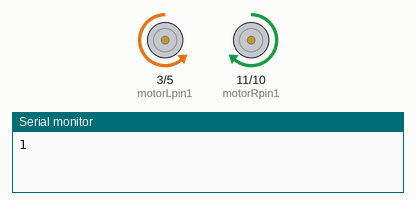
The sketch below on a simulated Arduino Uno, built with avr-gcc and run on an emulated ATmega328P. Parts: motor-driver pin pairs drawn as motors (green arrow = first pin HIGH = forward, orange = second pin HIGH = backward, longer = more drive, scaled by the enable pin), the last lines printed to the serial monitor. At 25.7 s the program stops and its outputs stay as they are.

Above: at 0.3 s.
At 11.5 s:
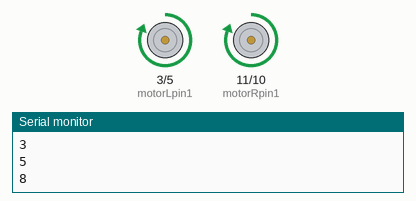
At 25.8 s:
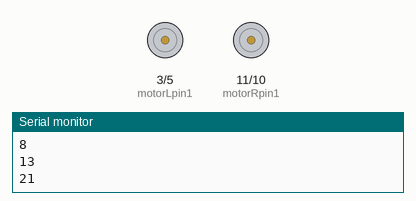
Timing chart, 0 to 27.2 s (numbered marks = the images above):
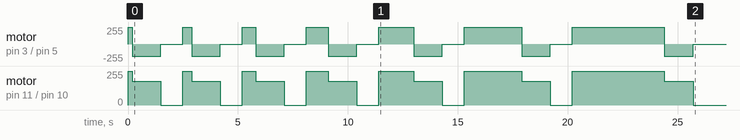

The sketch:

fibonacci.ino
```cpp
//L293D
//Motor A
const int motorLpin1  = 3;
const int motorLpin2  = 5;
const int speedmotorL  = 6;
//Motor B
const int motorRpin1  = 11;
const int motorRpin2  = 10;
const int speedmotorR  = 9;

int cmd;


void setup(){
    Serial.begin(9600);
    //Set pins as outputs
    pinMode(motorRpin1, OUTPUT);
    pinMode(motorRpin2, OUTPUT);
    pinMode(motorLpin1, OUTPUT);
    pinMode(motorLpin2, OUTPUT);
    pinMode(speedmotorR, OUTPUT);
    pinMode(speedmotorL, OUTPUT);

}

void rotateLeft(int duration){
    //robot left rotation
    //duration in ms
    analogWrite(speedmotorR,180);
    analogWrite(speedmotorL,180);

    digitalWrite(motorRpin1, HIGH);
    digitalWrite(motorRpin2, LOW);
    digitalWrite(motorLpin1, LOW);
    digitalWrite(motorLpin2, HIGH);

    delay(duration);
}

void rotateRight(int duration){
    //robot right rotation
    //duration in ms
    analogWrite(speedmotorR,180);
    analogWrite(speedmotorL,180);

   digitalWrite(motorRpin1, LOW);
    digitalWrite(motorRpin2, HIGH);
    digitalWrite(motorLpin1, HIGH);
    digitalWrite(motorLpin2, LOW);

    delay(duration);
}

void forwardMotors(int duration, int speedL=255, int speedR=255){
    // robot moves forward
    //duration in ms
    analogWrite(speedmotorR,speedL);
    analogWrite(speedmotorL,speedR);
    digitalWrite(motorRpin1, HIGH);
    digitalWrite(motorRpin2, LOW);
    digitalWrite(motorLpin1, HIGH);
    digitalWrite(motorLpin2, LOW);
    delay(duration);
}

void stopMotors(){
    // robot stops

    digitalWrite(motorRpin1, LOW);
    digitalWrite(motorRpin2, LOW);
    digitalWrite(motorLpin1, LOW);
    digitalWrite(motorLpin2, LOW);
}

int f1=1;
int f2=1;
int f3;
int distance;

void loop(){
  f3 = f2+f1;
  f1 = f2;
  f2 = f3;
  Serial.println(f1);
  distance = 200*f1;
  forwardMotors(distance);
  rotateLeft(1300);
  stopMotors();
  if (f2 > 21) {
    exit(0);
  }
  delay(1000);
}
  /* int semicirc = 5000;
  forwardMotors(180,240,semicirc);
  stopMotors();
  delay(1000);
  rotate(0,1300);
  stopMotors();
  int diameter = 3000;
  forwardMotors(240,240,diameter);
  stopMotors();
  //Serial.println("PI=");
  Serial.println(2*(float)semicirc/(float)diameter,5);


  exit(0);
  */
```

Measured:
- by itself, motor on pin 3 (motorLpin1) / pin 5 (motorLpin2): stopped → forward 255/255 at 0.00 s, → backward 180/255 0.20 s later, → stopped 1.3 s later, → forward 255/255 1.0 s later, … (21 changes in this stretch)
- by itself, motor on pin 11 (motorRpin1) / pin 10 (motorRpin2): stopped → forward 255/255 at 0.00 s, → forward 180/255 0.20 s later, → stopped 1.3 s later, → forward 255/255 1.0 s later, … (21 changes in this stretch)
